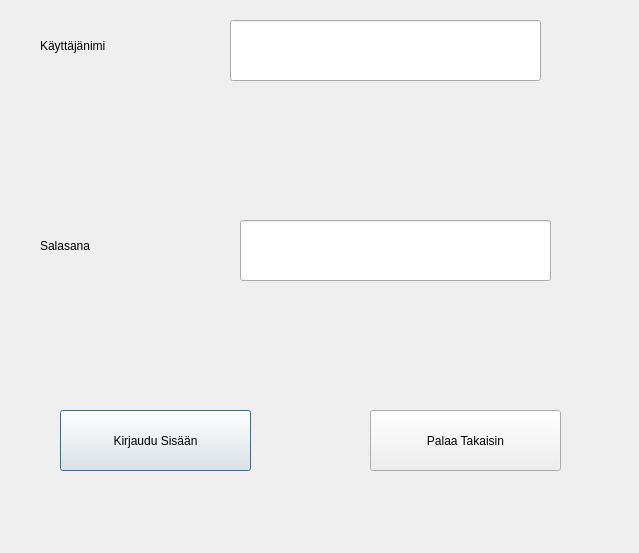
<?xml version="1.0" encoding="UTF-8"?>
<ui version="4.0">
 <class>Login</class>
 <widget class="QDialog" name="Login">
  <property name="geometry">
   <rect>
    <x>0</x>
    <y>0</y>
    <width>639</width>
    <height>553</height>
   </rect>
  </property>
  <property name="windowTitle">
   <string>Dialog</string>
  </property>
  <widget class="QLabel" name="label">
   <property name="geometry">
    <rect>
     <x>40</x>
     <y>30</y>
     <width>141</width>
     <height>31</height>
    </rect>
   </property>
   <property name="text">
    <string>Käyttäjänimi</string>
   </property>
  </widget>
  <widget class="QLabel" name="label_2">
   <property name="geometry">
    <rect>
     <x>40</x>
     <y>230</y>
     <width>121</width>
     <height>31</height>
    </rect>
   </property>
   <property name="text">
    <string>Salasana</string>
   </property>
  </widget>
  <widget class="QLineEdit" name="lineEdit">
   <property name="geometry">
    <rect>
     <x>230</x>
     <y>20</y>
     <width>311</width>
     <height>61</height>
    </rect>
   </property>
   <property name="font">
    <font>
     <pointsize>14</pointsize>
    </font>
   </property>
  </widget>
  <widget class="QLineEdit" name="lineEdit_2">
   <property name="geometry">
    <rect>
     <x>240</x>
     <y>220</y>
     <width>311</width>
     <height>61</height>
    </rect>
   </property>
   <property name="font">
    <font>
     <pointsize>14</pointsize>
    </font>
   </property>
  </widget>
  <widget class="QPushButton" name="loginButton">
   <property name="geometry">
    <rect>
     <x>60</x>
     <y>410</y>
     <width>191</width>
     <height>61</height>
    </rect>
   </property>
   <property name="text">
    <string>Kirjaudu Sisään</string>
   </property>
  </widget>
  <widget class="QPushButton" name="returnButton">
   <property name="geometry">
    <rect>
     <x>370</x>
     <y>410</y>
     <width>191</width>
     <height>61</height>
    </rect>
   </property>
   <property name="text">
    <string>Palaa Takaisin</string>
   </property>
  </widget>
 </widget>
 <resources/>
 <connections/>
</ui>
